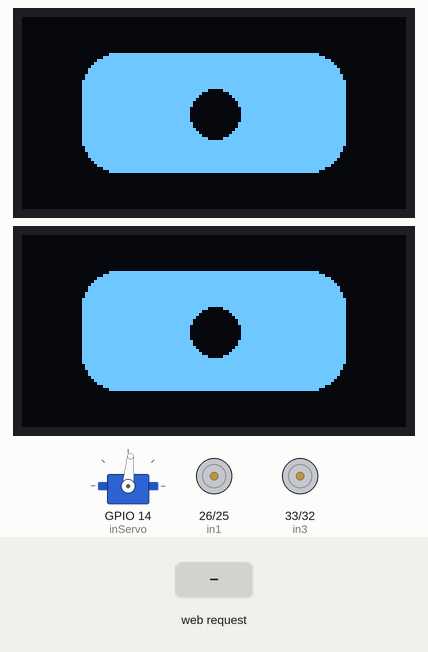
Recording of a sketch running on a simulated ESP32. Shown: servo, 2 × 128×64 one-colour display, motor-driver pin pairs drawn as motors (green arrow = first pin HIGH = forward, orange = second pin HIGH = backward, longer = more drive). The inputs (shaded band) are chosen by the test bench. What the sketch prints to the serial monitor is not drawn.

Above: at 3.6 s.
3.7 s: HTTP request GET /K received
At 4.3 s:
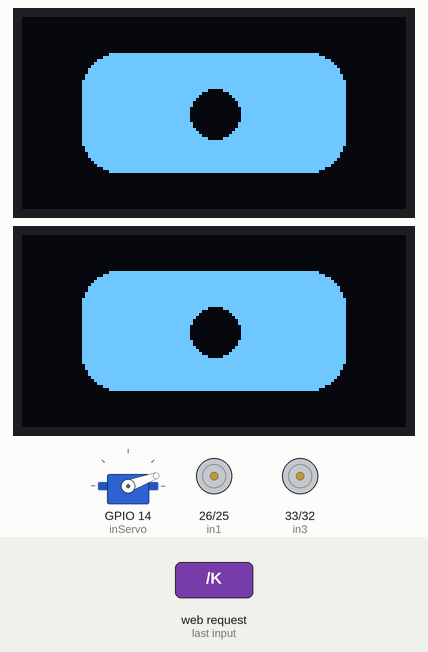
5.9 s: HTTP request GET /F received
At 6.13 s:
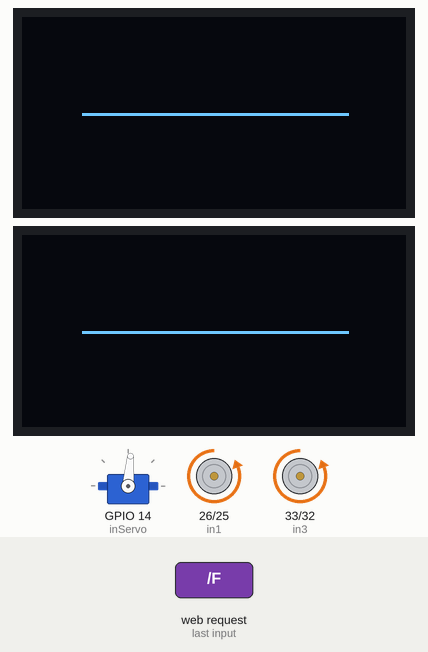
7.7 s: HTTP request GET /B received
At 9.12 s:
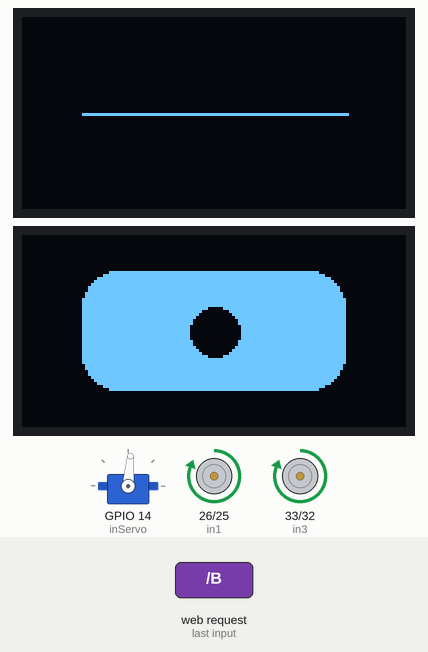
10.7 s: HTTP request GET /L received
At 12.8 s:
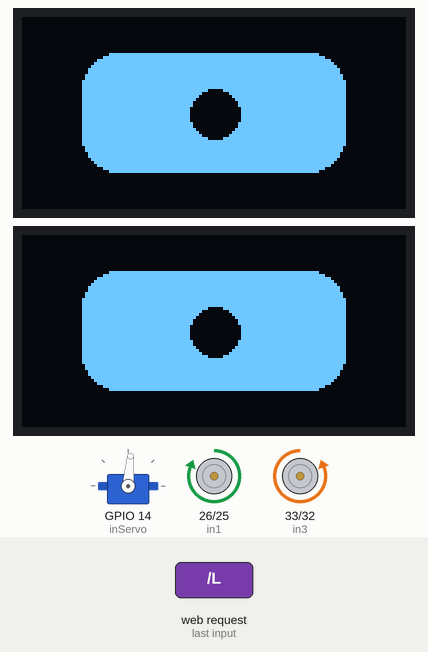
13.7 s: HTTP request GET /R received
At 16.3 s:
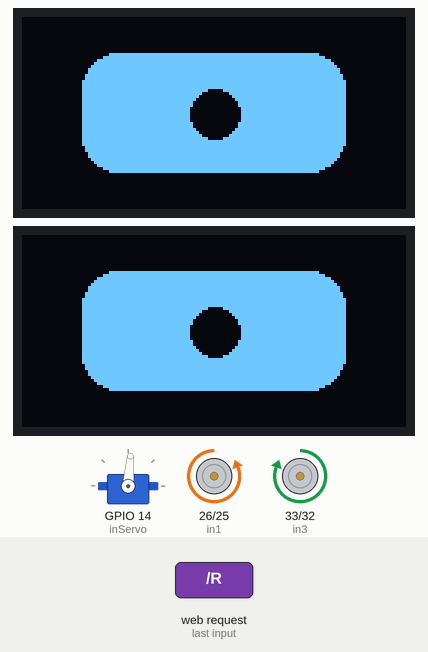
16.7 s: HTTP request GET /S received
At 18.13 s:
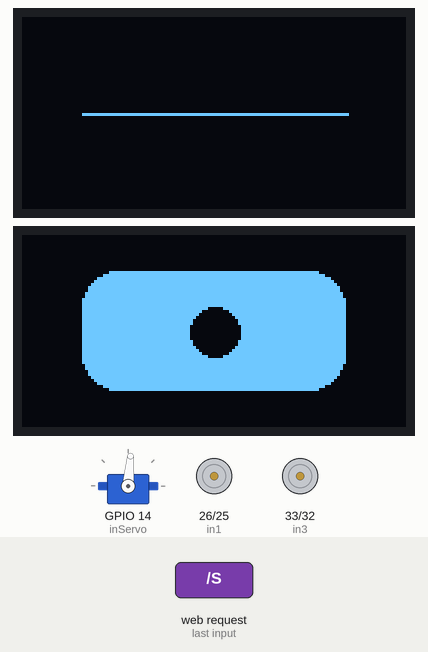
Timing chart, 0 to 19.7 s (numbered marks = the images above; inputs shaded):
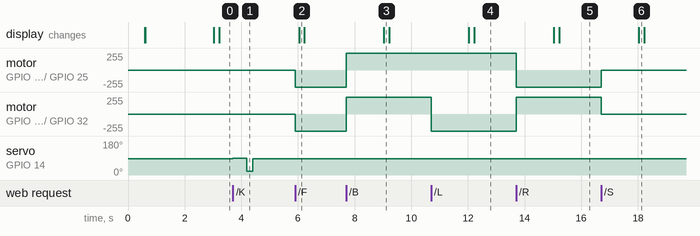

Measured:
- after the input at 3.7 s, servo on GPIO 14 (inServo): 85° → 90° at once, → 20° 0.50 s later, → 85° 0.20 s later
- after the input at 5.9 s, motor on GPIO 26 (in1) / GPIO 25 (in2), motor on GPIO 33 (in3) / GPIO 32 (in4): stopped → backward 255/255 at once; the display: changes after 0.15 s (image 2)
- after the input at 7.7 s, motor on GPIO 26 (in1) / GPIO 25 (in2), motor on GPIO 33 (in3) / GPIO 32 (in4): backward 255/255 → forward 255/255 at once
- after the input at 10.7 s, motor on GPIO 33 (in3) / GPIO 32 (in4): forward 255/255 → backward 255/255 at once
- after the input at 13.7 s, motor on GPIO 26 (in1) / GPIO 25 (in2): forward 255/255 → backward 255/255 at once; motor on GPIO 33 (in3) / GPIO 32 (in4): backward 255/255 → forward 255/255 at once
- after the input at 16.7 s, motor on GPIO 26 (in1) / GPIO 25 (in2): backward 255/255 → stopped at once; motor on GPIO 33 (in3) / GPIO 32 (in4): forward 255/255 → stopped at once

The sketch:

ESP_Carrito.ino
```cpp
#include <WiFi.h>
#include <WebServer.h>
#include <ESP32Servo.h>
#include <Wire.h>
#include <Adafruit_SSD1306.h>
#include <Adafruit_GFX.h>

// config pantalla
#define SCREEN_WIDTH 128
#define SCREEN_HEIGHT 64

#define OLED_LEFT_ADD 0x3C
#define OLED_RIGHT_ADD 0x3D

Adafruit_SSD1306 display_left(SCREEN_WIDTH, SCREEN_HEIGHT, &Wire, -1);
Adafruit_SSD1306 display_right(SCREEN_WIDTH, SCREEN_HEIGHT, &Wire, -1);

// Config Servo
const int inServo = 14;
// const int inServo2 = 17;
// const int inServo3 = 16;

const int reposo = 85;
const int preDisparo = 90;
const int disparo = 20;

Servo patada;

// pines
const int in1 = 26;
const int in2 = 25;
const int in3 = 33;
const int in4 = 32;

// Acceso Wi-Fi
const char *ssid = "CARRITO:PP";
const char *password = "12345678";

// Servidor web
WebServer server(80);

// Setup function
void setup()
{
  Serial.begin(115200);

  // iniciar motores
  pinMode(in1, OUTPUT);
  pinMode(in2, OUTPUT);
  pinMode(in3, OUTPUT);
  pinMode(in4, OUTPUT);

  patada.attach(inServo); // Único pin permitido para el servo

  patada.write(reposo);
  delay(500);
  Serial.println("Todo bien :)");

  // Iniciar Wi-Fi
  WiFi.softAP(ssid, password);
  Serial.println("WiFi AP Started");
  Serial.print("IP Address: ");
  Serial.println(WiFi.softAPIP());

  // rutas
  server.on("/", handleRoot);
  server.on("/F", forward);
  server.on("/B", backward);
  server.on("/L", left);
  server.on("/R", right);
  server.on("/S", stopCar);
  server.on("/K", kick);

  server.begin();
  Serial.println("Todo bien :)))");

  // Iniciar comunicación I2C
  Wire.begin(13, 12); // SDA=GPIO21, SCL=GPIO22

  // Inicializar pantalla izquierda
  if (!display_left.begin(SSD1306_SWITCHCAPVCC, OLED_LEFT_ADD))
  {
    Serial.println("No se encontró OLED izquierda (0x3C)");
    while (1)
      ;
  }

  // Inicializar pantalla derecha
  if (!display_right.begin(SSD1306_SWITCHCAPVCC, OLED_RIGHT_ADD))
  {
    Serial.println("No se encontró OLED derecha (0x3D)");
    while (1)
      ;
  }

  // Limpiar ambas pantallas
  display_left.clearDisplay();
  display_right.clearDisplay();

  // Dibujar los ojos en sus respectivas pantallas
  drawEyeLeft();  // función que dibuja el ojo izquierdo en display_left
  drawEyeRight(); // función que dibuja el ojo derecho en display_right

  // Mostrar en pantalla
  display_left.display();
  display_right.display();
}

// Main
void loop()
{
  server.handleClient();

  // parpadeo de ojos
  static unsigned long lastBlink = 0;
  if (millis() - lastBlink > 3000)
  { // parpadea cada 3 segundos
    lastBlink = millis();
    blinkBoth();
  }
}

// HTML
void handleRoot()
{
  String html = R"rawliteral(
    <!DOCTYPE html>
  <html lang="es">

  <head>
    <meta charset="UTF-8">

    <title>ESP32 Car Control</title>

    <meta name="viewport"
          content="width=device-width,
                   initial-scale=1.0,
                   maximum-scale=1.0,
                   user-scalable=no">

    <style>

      * {
        box-sizing: border-box;
        user-select: none;
        -webkit-user-select: none;
        -webkit-tap-highlight-color: transparent;
      }

      html,
      body {
        width: 100%;
        height: 100%;
        margin: 0;
      }

      body {
        background: #111;
        color: white;
        font-family: Arial, sans-serif;

        display: flex;
        flex-direction: column;
        align-items: center;

        overflow: hidden;

        padding:
          clamp(10px, 3vh, 30px)
          15px;
      }

      h2 {
        margin:
          0 0
          clamp(10px, 3vh, 25px);

        font-size:
          clamp(20px, 6vw, 30px);
      }


      /* =========================
         JOYSTICK
         ========================= */

      #joystick {

        /*
          El tamaño depende del ancho y alto
          de la pantalla.

          Mínimo: 160px
          Preferido: 55vw
          Máximo: 280px
        */

        width: clamp(160px, 55vw, 280px);
        aspect-ratio: 1 / 1;

        position: relative;

        background: #222;

        border:
          clamp(2px, 0.7vw, 4px)
          solid #555;

        border-radius: 50%;

        box-shadow:
          inset 0 0 20px #000,
          0 0 15px rgba(255,255,255,0.1);

        touch-action: none;

        flex-shrink: 1;
      }


      /* Flecha arriba */

      #joystick::before {

        content: "▲";

        position: absolute;

        top: 4%;

        left: 50%;

        transform: translateX(-50%);

        color: #555;

        font-size:
          clamp(14px, 4vw, 22px);

      }


      /* Flecha abajo */

      #joystick::after {

        content: "▼";

        position: absolute;

        bottom: 4%;

        left: 50%;

        transform: translateX(-50%);

        color: #555;

        font-size:
          clamp(14px, 4vw, 22px);

      }


      /* =========================
         PALANCA
         ========================= */

      #stick {

        position: absolute;

        width:
          41%;

        aspect-ratio: 1 / 1;

        left: 50%;
        top: 50%;

        transform:
          translate(-50%, -50%);

        background: #444;

        border:
          clamp(2px, 0.7vw, 4px)
          solid #777;

        border-radius: 50%;

        box-shadow:
          0 5px 10px rgba(0,0,0,0.6),
          inset 0 0 10px rgba(255,255,255,0.1);

        transition:
          transform 0.06s;

        pointer-events: none;
      }


      /* =========================
         BOTÓN PATEAR
         ========================= */

      #kick {

        width:
          clamp(150px, 55vw, 220px);

        height:
          clamp(50px, 10vh, 70px);

        margin-top:
          clamp(15px, 4vh, 30px);

        border: none;

        border-radius: 15px;

        background: #e53935;

        color: white;

        font-size:
          clamp(16px, 5vw, 22px);

        font-weight: bold;

        box-shadow:
          0 5px 0 #8e1b18;

        touch-action: manipulation;

        flex-shrink: 0;
      }


      #kick:active {

        transform:
          translateY(5px);

        box-shadow:
          0 0 0 #8e1b18;

        background: #ff5555;
      }


      /* =========================
         ESTADO
         ========================= */

      #status {

        margin-top:
          clamp(10px, 2vh, 20px);

        font-size:
          clamp(14px, 4vw, 18px);

        color: #aaa;

        min-height: 22px;
      }


      /* =========================
         CELULARES MUY PEQUEÑOS
         ========================= */

      @media (max-height: 600px) {

        body {
          padding-top: 8px;
        }

        h2 {
          margin-bottom: 8px;
        }

        #joystick {
          width: clamp(140px, 45vh, 220px);
        }

        #kick {
          margin-top: 10px;
          height: 45px;
        }

        #status {
          margin-top: 8px;
        }
      }


      /* =========================
         PANTALLA HORIZONTAL
         ========================= */

      @media (orientation: landscape) {

        body {

          display: grid;

          grid-template-columns:
            1fr 1fr;

          grid-template-rows:
            auto 1fr auto;

          justify-items: center;

          align-items: center;
        }

        h2 {

          grid-column: 1 / 3;

          margin: 0;
        }

        #joystick {

          grid-column: 1;

          grid-row: 2;

          width:
            clamp(150px, 45vh, 280px);
        }

        #kick {

          grid-column: 2;

          grid-row: 2;

          margin: 0;
        }

        #status {

          grid-column: 1 / 3;

          grid-row: 3;

        }
      }

    </style>
  </head>


  <body>

    <h2>ESP32 Control 🚗</h2>


    <!-- JOYSTICK -->

    <div id="joystick">

      <div id="stick"></div>

    </div>


    <!-- BOTÓN -->

    <button id="kick">
      ⚽ PATEAR
    </button>


    <!-- ESTADO -->

    <div id="status">
      Detenido
    </div>


    <script>

function sendCommand(cmd) {
  fetch("/" + cmd).catch(() => {});
}

const joystick = document.getElementById("joystick");
const stick = document.getElementById("stick");
const status = document.getElementById("status");

let active = false;
let lastCommand = "S";        // comando enviado anteriormente

function getJoystickDimensions() {
  const rect = joystick.getBoundingClientRect();
  const radius = rect.width / 2;
  const stickRadius = stick.getBoundingClientRect().width / 2;
  return {
    radius: radius,
    maxDistance: radius - stickRadius
  };
}

function moveJoystick(clientX, clientY) {
  const rect = joystick.getBoundingClientRect();
  const centerX = rect.left + rect.width / 2;
  const centerY = rect.top + rect.height / 2;

  let x = clientX - centerX;
  let y = clientY - centerY;

  const { maxDistance } = getJoystickDimensions();
  const distance = Math.sqrt(x * x + y * y);

  // Limitar al radio máximo
  if (distance > maxDistance) {
    x = (x / distance) * maxDistance;
    y = (y / distance) * maxDistance;
  }

  // Mover visualmente la palanca
  stick.style.transform = `translate(calc(-50% + ${x}px), calc(-50% + ${y}px))`;

  const threshold = rect.width * 0.12;

  let command = "S";
  let text = "Detenido";

  if (Math.abs(x) < threshold && Math.abs(y) < threshold) {
    command = "S";
    text = "Detenido";
  } else if (y < -threshold && Math.abs(x) < threshold) {
    command = "F";
    text = "⬆ Adelante";
  } else if (y > threshold && Math.abs(x) < threshold) {
    command = "B";
    text = "⬇ Atrás";
  } else if (x < -threshold && Math.abs(y) < threshold) {
    command = "L";
    text = "⬅ Izquierda";
  } else if (x > threshold && Math.abs(y) < threshold) {
    command = "R";
    text = "➡ Derecha";
  } else if (y < -threshold && x < -threshold) {
    command = "F";   // diagonal adelante-izquierda
    text = "↖ Adelante + Izquierda";
  } else if (y < -threshold && x > threshold) {
    command = "F";   // diagonal adelante-derecha
    text = "↗ Adelante + Derecha";
  } else if (y > threshold && x < -threshold) {
    command = "B";   // diagonal atrás-izquierda
    text = "↙ Atrás + Izquierda";
  } else if (y > threshold && x > threshold) {
    command = "B";   // diagonal atrás-derecha
    text = "↘ Atrás + Derecha";
  }

  status.textContent = text;

  // Solo enviar si el comando cambió
  if (command !== lastCommand) {
    lastCommand = command;
    sendCommand(command);
  }
}

function resetJoystick() {
  active = false;
  stick.style.transform = "translate(-50%, -50%)";
  status.textContent = "Detenido";
  if (lastCommand !== "S") {
    lastCommand = "S";
    sendCommand("S");
  }
}

/* Eventos de ratón */
joystick.addEventListener("mousedown", (e) => {
  active = true;
  moveJoystick(e.clientX, e.clientY);
});

document.addEventListener("mousemove", (e) => {
  if (active) {
    moveJoystick(e.clientX, e.clientY);
  }
});

document.addEventListener("mouseup", () => {
  if (active) {
    resetJoystick();
  }
});

/* Eventos táctiles */
joystick.addEventListener("touchstart", (e) => {
  e.preventDefault();
  active = true;
  const touch = e.touches[0];
  moveJoystick(touch.clientX, touch.clientY);
}, { passive: false });

// Ahora touchmove se registra en document, no solo en el joystick
document.addEventListener("touchmove", (e) => {
  if (active) {
    e.preventDefault();
    const touch = e.touches[0];
    moveJoystick(touch.clientX, touch.clientY);
  }
}, { passive: false });

document.addEventListener("touchend", (e) => {
  if (active) {
    e.preventDefault();
    resetJoystick();
  }
}, { passive: false });

/* Botón de patada */
document.getElementById("kick").addEventListener("click", () => {
  sendCommand("K");
});
    </script>

  </body>

  </html>

  )rawliteral";

  server.send(200, "text/html", html);
}

// Movement control functions
void forward()
{
  Serial.println("Adelante");
  digitalWrite(in1, LOW);
  digitalWrite(in2, HIGH);
  digitalWrite(in3, LOW);
  digitalWrite(in4, HIGH);
  server.send(200, "text/plain", "Forward");
}

void backward()
{
  Serial.println("Atras");
  digitalWrite(in1, HIGH);
  digitalWrite(in2, LOW);
  digitalWrite(in3, HIGH);
  digitalWrite(in4, LOW);
  server.send(200, "text/plain", "Backward");
}

void left()
{
  Serial.println("izq");
  digitalWrite(in1, HIGH);
  digitalWrite(in2, LOW);
  digitalWrite(in3, LOW);
  digitalWrite(in4, HIGH);
  server.send(200, "text/plain", "Left");
}

void right()
{
  Serial.println("Der");
  digitalWrite(in1, LOW);
  digitalWrite(in2, HIGH);
  digitalWrite(in3, HIGH);
  digitalWrite(in4, LOW);
  server.send(200, "text/plain", "Right");
}

void stopCar()
{
  digitalWrite(in1, LOW);
  digitalWrite(in2, LOW);
  digitalWrite(in3, LOW);
  digitalWrite(in4, LOW);
  server.send(200, "text/plain", "Stop");
}

// Patada
void kick()
{
  // Responder primero para no bloquear el navegador
  server.send(200, "text/plain", "Kick");
  Serial.println("Pateando...");

  // Secuencia de patada
  patada.write(preDisparo);
  delay(500);

  patada.write(disparo);
  delay(200);

  patada.write(reposo);
  delay(300);
}

// ojos
void drawEyeLeft()
{
  display_left.clearDisplay();
  display_left.fillRoundRect(20, 12, 88, 40, 12, WHITE);
  display_left.fillCircle(64, 32, 8, BLACK);
  display_left.display();
}

void drawEyeRight()
{
  display_right.clearDisplay();
  display_right.fillRoundRect(20, 12, 88, 40, 12, WHITE);
  display_right.fillCircle(64, 32, 8, BLACK);
  display_right.display();
}

void blinkBoth()
{
  display_left.clearDisplay();
  display_left.drawLine(20, 32, 108, 32, WHITE);
  display_left.display();

  display_right.clearDisplay();
  display_right.drawLine(20, 32, 108, 32, WHITE);
  display_right.display();
  delay(120);

  drawEyeLeft();
  drawEyeRight();
}
```
